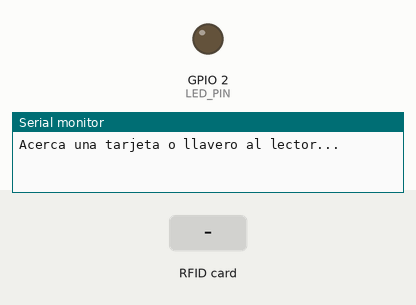
A sketch run on a simulated ESP32. On the bench: output pins drawn as LEDs (lit = HIGH), the last lines printed to the serial monitor. Inputs (shaded band) come from the test bench.

Above: at 1.2 s.
1.3 s: RFID card DE AD BE EF held to the reader
At 2.5 s:
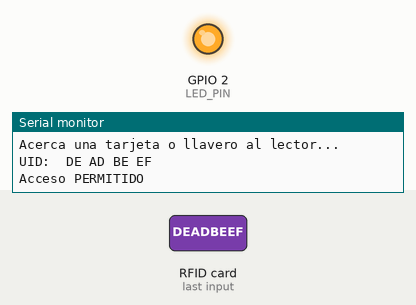
4.3 s: RFID card 5E 7A 19 C4 held to the reader
Timing chart, 0 to 7.3 s (numbered marks = the images above; inputs shaded):
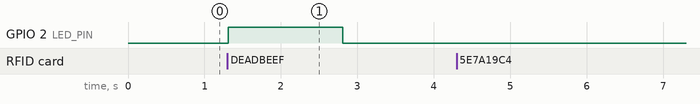

The sketch:

esp32_rfid_rc522.ino
```cpp
/*
 * ESP32 + RFID RC522
 * Librería: "MFRC522" (Instalar desde el Gestor de bibliotecas)
 *
 * Conexiones (RC522 -> ESP32) ¡Alimentar con 3.3V, NO 5V!
 *   SDA (SS)  -> GPIO 5
 *   SCK       -> GPIO 18
 *   MOSI      -> GPIO 23
 *   MISO      -> GPIO 19
 *   RST       -> GPIO 22
 *   3.3V      -> 3V3
 *   GND       -> GND
 *   (IRQ no se conecta)
 */

#include <SPI.h>
#include <MFRC522.h>

#define SS_PIN  5
#define RST_PIN 22
#define LED_PIN 2   // LED integrado

MFRC522 rfid(SS_PIN, RST_PIN);

// UID autorizado (cambiar por el de la tarjeta)
byte uidAutorizado[] = {0xDE, 0xAD, 0xBE, 0xEF};

bool uidCoincide() {
  if (rfid.uid.size != sizeof(uidAutorizado)) return false;
  for (byte i = 0; i < rfid.uid.size; i++) {
    if (rfid.uid.uidByte[i] != uidAutorizado[i]) return false;
  }
  return true;
}

void setup() {
  Serial.begin(115200);
  pinMode(LED_PIN, OUTPUT);
  SPI.begin(18, 19, 23, SS_PIN);  // SCK, MISO, MOSI, SS
  rfid.PCD_Init();
  Serial.println("Acerca una tarjeta o llavero al lector...");
}

void loop() {
  // Esperar una tarjeta nueva
  if (!rfid.PICC_IsNewCardPresent() || !rfid.PICC_ReadCardSerial()) return;

  // Mostrar UID
  Serial.print("UID: ");
  for (byte i = 0; i < rfid.uid.size; i++) {
    Serial.print(rfid.uid.uidByte[i] < 0x10 ? " 0" : " ");
    Serial.print(rfid.uid.uidByte[i], HEX);
  }
  Serial.println();

  // Verificar acceso
  if (uidCoincide()) {
    Serial.println("Acceso PERMITIDO");
    digitalWrite(LED_PIN, HIGH);
    delay(1500);
    digitalWrite(LED_PIN, LOW);
  } else {
    Serial.println("Acceso DENEGADO");
  }

  rfid.PICC_HaltA();
  rfid.PCD_StopCrypto1();
}
```

Measured:
- after the input at 1.3 s, GPIO 2 (LED_PIN): LOW → HIGH at once, → LOW 1.5 s later
